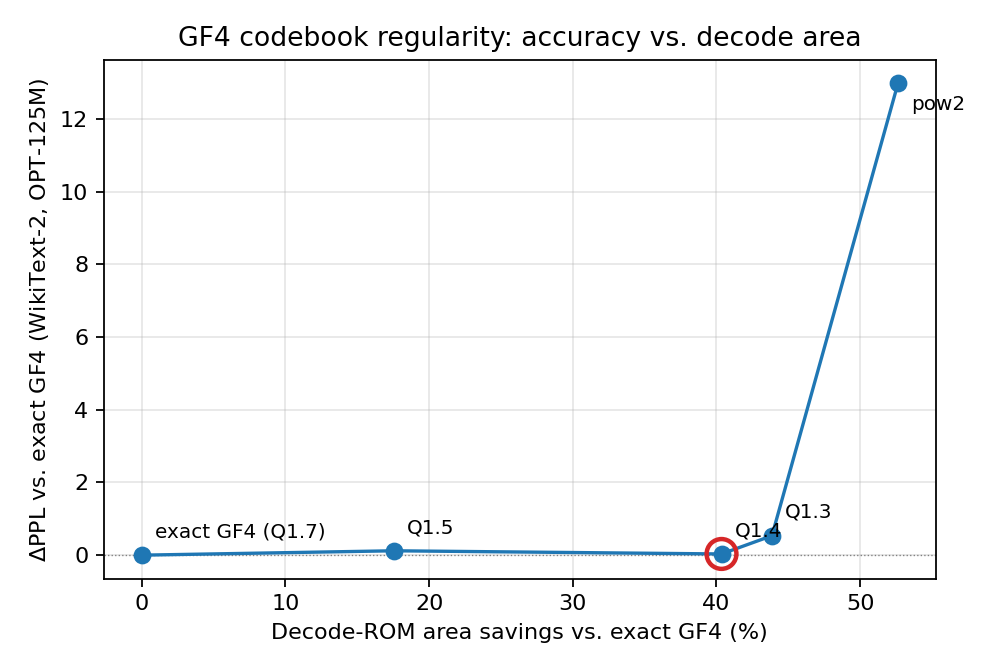

Write the Python code that produced this figure.
"""Accuracy vs decode-area Pareto for the GF4 codebook-regularity study.
Joins the PPL sweep (CUDA_FP4_Test/gf4_regularity_results.csv) with the RTL
decode-area sweep (rtl_prototype/synth_out/regularity/decode_area.csv) and
plots dPPL (vs exact GF4) against decode-area savings."""
import csv, os
import matplotlib
matplotlib.use("Agg")
import matplotlib.pyplot as plt

BASE = os.path.expanduser("~/Desktop/Code/TIME_ML/Python_Jenks_Test/Jenks_Tests")
PPL = os.path.join(BASE, "CUDA_FP4_Test", "gf4_regularity_results.csv")
AREA = os.path.join(BASE, "rtl_prototype", "synth_out", "regularity", "decode_area.csv")
OUT = os.path.join(BASE, "writeups", "gf4_regularity_pareto.png")

ppl = {r["codebook"]: r for r in csv.DictReader(open(PPL))}
area = {r["codebook"]: r for r in csv.DictReader(open(AREA))}

order = ["exact", "q1b5", "q1b4", "q1b3", "pow2"]
label = {"exact": "exact GF4 (Q1.7)", "q1b5": "Q1.5", "q1b4": "Q1.4",
         "q1b3": "Q1.3", "pow2": "pow2"}
xs, ys, names = [], [], []
for k in order:
    if k in ppl and k in area:
        xs.append(float(area[k]["area_savings_pct"]))
        ys.append(float(ppl[k]["dppl_exact"]))
        names.append(label[k])

fig, ax = plt.subplots(figsize=(6.2, 4.2))
ax.plot(xs, ys, "-o", color="#1f77b4", lw=1.5, ms=7, zorder=3)
for x, y, n in zip(xs, ys, names):
    dy = 0.6 if n != "Q1.4" else -1.4
    ax.annotate(n, (x, y), textcoords="offset points", xytext=(6, 8 if y < 5 else -12),
                fontsize=9)
# highlight the knee
ki = names.index("Q1.4")
ax.scatter([xs[ki]], [ys[ki]], s=180, facecolors="none", edgecolors="#d62728", lw=2, zorder=4)
ax.axhline(0, color="grey", lw=0.6, ls=":")
ax.set_xlabel("Decode-ROM area savings vs. exact GF4 (%)")
ax.set_ylabel(r"$\Delta$PPL vs. exact GF4 (WikiText-2, OPT-125M)")
ax.set_title("GF4 codebook regularity: accuracy vs. decode area")
ax.grid(True, alpha=0.3)
fig.tight_layout()
fig.savefig(OUT, dpi=160)
print(f"wrote {OUT}")
for n, x, y in zip(names, xs, ys):
    print(f"  {n:18s} area -{x:5.1f}%   dPPL {y:+7.3f}")
